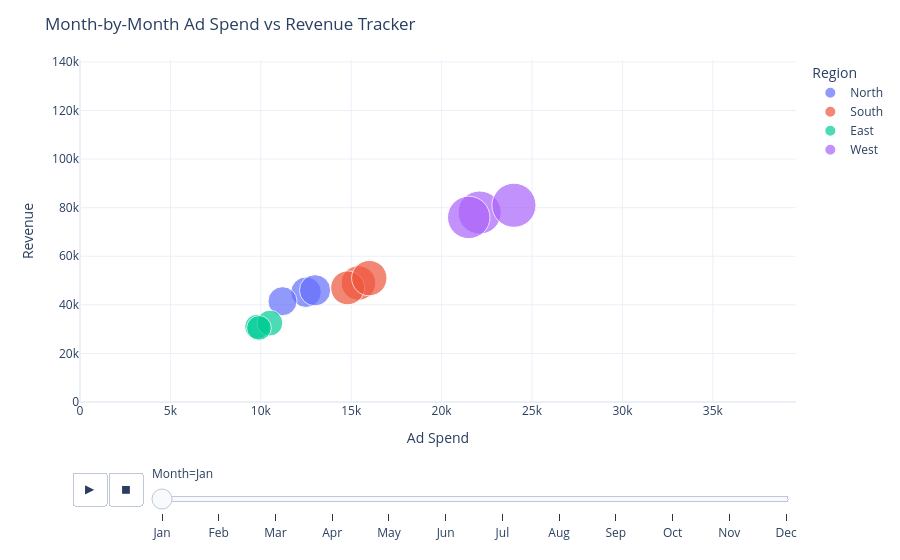

Notebook source saved alongside this figure:
### Markdown cell above
## Task 2: Animated Scatter Plot
To help James understand how campaigns evolve over time, this animated chart progresses month-by-month. Bubble size shows conversions and colour shows region; the axes are fixed across frames so movement between months is easy to read.

### Code cell
animated_fig = px.scatter(
    df,
    x='Ad Spend',
    y='Revenue',
    animation_frame='Month',
    size='Conversions',
    color='Region',
    hover_name='Region',
    hover_data={'Ad Spend': ':$,.0f', 'Revenue': ':$,.0f', 'Conversions': ':,', 'Region': False, 'Month': False},
    category_orders={'Month': MONTH_ORDER},
    size_max=40,
    range_x=[0, df['Ad Spend'].max() * 1.1],
    range_y=[0, df['Revenue'].max() * 1.1],
    template='plotly_white'
)

animated_fig.update_layout(title_text='Month-by-Month Ad Spend vs Revenue Tracker')
animated_fig.show()

### Figure 1 — Plotly figure (JSON) as saved in the notebook; plotly's stock layout.template omitted (floating-point values rounded to 4 significant figures)
{"data": [{"customdata": [[320, "North", "Jan"], [290, "North", "Jan"], [335, "North", "Jan"]], "hovertemplate": "<b>%{hovertext}</b><br><br>Ad Spend=%{x:$,.0f}<br>Revenue=%{y:$,.0f}<br>Conversions=%{customdata[0]:,}<extra></extra>", "hovertext": ["North", "North", "North"], "legendgroup": "North", "marker": {"color": "#636efa", "size": [320, 290, 335], "sizemode": "area", "sizeref": 0.6875, "symbol": "circle"}, "mode": "markers", "name": "North", "orientation": "v", "showlegend": true, "type": "scatter", "x": [12500, 11200, 13000], "xaxis": "x", "y": [45200, 41500, 46000], "yaxis": "y"}, {"customdata": [[410, "South", "Jan"], [395, "South", "Jan"], [430, "South", "Jan"]], "hovertemplate": "<b>%{hovertext}</b><br><br>Ad Spend=%{x:$,.0f}<br>Revenue=%{y:$,.0f}<br>Conversions=%{customdata[0]:,}<extra></extra>", "hovertext": ["South", "South", "South"], "legendgroup": "South", "marker": {"color": "#EF553B", "size": [410, 395, 430], "sizemode": "area", "sizeref": 0.6875, "symbol": "circle"}, "mode": "markers", "name": "South", "orientation": "v", "showlegend": true, "type": "scatter", "x": [15400, 14800, 16000], "xaxis": "x", "y": [49000, 47000, 51000], "yaxis": "y"}, {"customdata": [[215, "East", "Jan"], [230, "East", "Jan"], [210, "East", "Jan"]], "hovertemplate": "<b>%{hovertext}</b><br><br>Ad Spend=%{x:$,.0f}<br>Revenue=%{y:$,.0f}<br>Conversions=%{customdata[0]:,}<extra></extra>", "hovertext": ["East", "East", "East"], "legendgroup": "East", "marker": {"color": "#00cc96", "size": [215, 230, 210], "sizemode": "area", "sizeref": 0.6875, "symbol": "circle"}, "mode": "markers", "name": "East", "orientation": "v", "showlegend": true, "type": "scatter", "x": [9800, 10500, 9900], "xaxis": "x", "y": [31000, 32500, 30500], "yaxis": "y"}, {"customdata": [[640, "West", "Jan"], [670, "West", "Jan"], [620, "West", "Jan"]], "hovertemplate": "<b>%{hovertext}</b><br><br>Ad Spend=%{x:$,.0f}<br>Revenue=%{y:$,.0f}<br>Conversions=%{customdata[0]:,}<extra></extra>", "hovertext": ["West", "West", "West"], "legendgroup": "West", "marker": {"color": "#ab63fa", "size": [640, 670, 620], "sizemode": "area", "sizeref": 0.6875, "symbol": "circle"}, "mode": "markers", "name": "West", "orientation": "v", "showlegend": true, "type": "scatter", "x": [22100, 24000, 21500], "xaxis": "x", "y": [78000, 81000, 76000], "yaxis": "y"}], "layout": {"legend": {"itemsizing": "constant", "title": {"text": "Region"}, "tracegroupgap": 0}, "margin": {"t": 60}, "sliders": [{"active": 0, "currentvalue": {"prefix": "Month="}, "len": 0.9, "pad": {"b": 10, "t": 60}, "steps": [{"args": [["Jan"], {"frame": {"duration": 0, "redraw": false}, "fromcurrent": true, "mode": "immediate", "transition": {"duration": 0, "easing": "linear"}}], "label": "Jan", "method": "animate"}, {"args": [["Feb"], {"frame": {"duration": 0, "redraw": false}, "fromcurrent": true, "mode": "immediate", "transition": {"duration": 0, "easing": "linear"}}], "label": "Feb", "method": "animate"}, {"args": [["Mar"], {"frame": {"duration": 0, "redraw": false}, "fromcurrent": true, "mode": "immediate", "transition": {"duration": 0, "easing": "linear"}}], "label": "Mar", "method": "animate"}, {"args": [["Apr"], {"frame": {"duration": 0, "redraw": false}, "fromcurrent": true, "mode": "immediate", "transition": {"duration": 0, "easing": "linear"}}], "label": "Apr", "method": "animate"}, {"args": [["May"], {"frame": {"duration": 0, "redraw": false}, "fromcurrent": true, "mode": "immediate", "transition": {"duration": 0, "easing": "linear"}}], "label": "May", "method": "animate"}, {"args": [["Jun"], {"frame": {"duration": 0, "redraw": false}, "fromcurrent": true, "mode": "immediate", "transition": {"duration": 0, "easing": "linear"}}], "label": "Jun", "method": "animate"}, {"args": [["Jul"], {"frame": {"duration": 0, "redraw": false}, "fromcurrent": true, "mode": "immediate", "transition": {"duration": 0, "easing": "linear"}}], "label": "Jul", "method": "animate"}, {"args": [["Aug"], {"frame": {"duration": 0, "redraw": false}, "fromcurrent": true, "mode": "immediate", "transition": {"duration": 0, "easing": "linear"}}], "label": "Aug", "method": "animate"}, {"args": [["Sep"], {"frame": {"duration": 0, "redraw": false}, "fromcurrent": true, "mode": "immediate", "transition": {"duration": 0, "easing": "linear"}}], "label": "Sep", "method": "animate"}, {"args": [["Oct"], {"frame": {"duration": 0, "redraw": false}, "fromcurrent": true, "mode": "immediate", "transition": {"duration": 0, "easing": "linear"}}], "label": "Oct", "method": "animate"}, {"args": [["Nov"], {"frame": {"duration": 0, "redraw": false}, "fromcurrent": true, "mode": "immediate", "transition": {"duration": 0, "easing": "linear"}}], "label": "Nov", "method": "animate"}, {"args": [["Dec"], {"frame": {"duration": 0, "redraw": false}, "fromcurrent": true, "mode": "immediate", "transition": {"duration": 0, "easing": "linear"}}], "label": "Dec", "method": "animate"}], "x": 0.1, "xanchor": "left", "y": 0, "yanchor": "top"}], "title": {"text": "Month-by-Month Ad Spend vs Revenue Tracker"}, "updatemenus": [{"buttons": [{"args": [null, {"frame": {"duration": 500, "redraw": false}, "fromcurrent": true, "mode": "immediate", "transition": {"duration": 500, "easing": "linear"}}], "label": "&#9654;", "method": "animate"}, {"args": [[null], {"frame": {"duration": 0, "redraw": false}, "fromcurrent": true, "mode": "immediate", "transition": {"duration": 0, "easing": "linear"}}], "label": "&#9724;", "method": "animate"}], "direction": "left", "pad": {"r": 10, "t": 70}, "showactive": false, "type": "buttons", "x": 0.1, "xanchor": "right", "y": 0, "yanchor": "top"}], "xaxis": {"anchor": "y", "domain": [0.0, 1.0], "range": [0, 39600.0], "title": {"text": "Ad Spend"}}, "yaxis": {"anchor": "x", "domain": [0.0, 1.0], "range": [0, 140800.0], "title": {"text": "Revenue"}}}}
